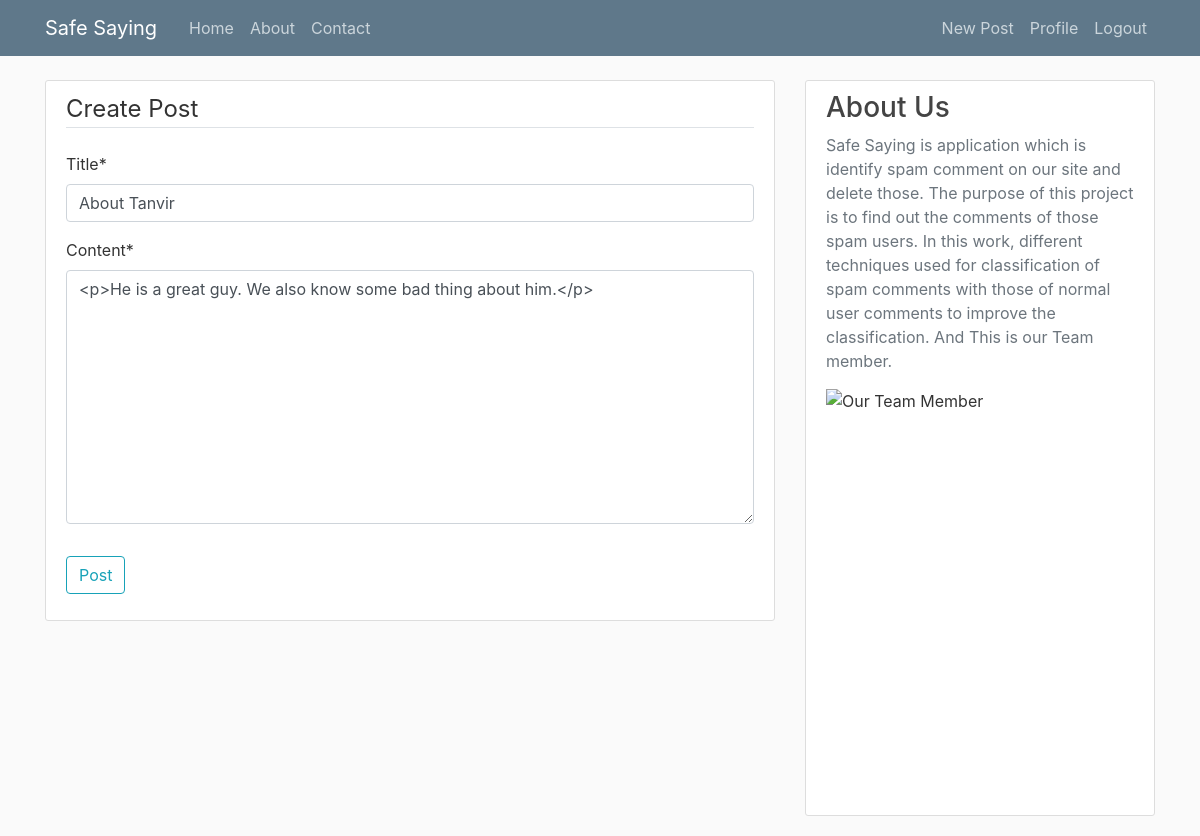
The page /post/28/update/ (signed in) on the database its author committed.
### blog/models.py (models this page shows, shortened)
class Post(models.Model):
    author = models.ForeignKey(
        settings.AUTH_USER_MODEL, on_delete=models.CASCADE)
    title = models.CharField(max_length=100)
    content = models.TextField()
    liked = models.ManyToManyField(
        settings.AUTH_USER_MODEL, blank=True, related_name='liked')
    date_posted = models.DateTimeField(default=timezone.now)
    objects = PostManager()
    class Meta:
        ordering = ('-date_posted', )

### blog/views.py (the view, shortened to what this page needs)
# urls.py: path('post/<int:pk>/update/', PostUpdateView.as_view(), name='post_update'),
class PostUpdateView(LoginRequiredMixin, UserPassesTestMixin, UpdateView):
    model = Post
    fields = ['title', 'content']
    def test_func(self):
        post = self.get_object()
        if self.request.user == post.author:
            return True
        return False

### blog/templates/blog/post_form.html (shortened to what this page needs)
{% extends "blog/base.html" %}
{% load crispy_forms_tags %}
{% block content %}
<div class="content-section">
    <form method="POST">
        <fieldset class="form-group">
            <legend class="border-bottom mb-4">Create Post</legend>
            {{ form|crispy }}
        </fieldset>
        <div class="form-group">
            <button class="btn btn-outline-info" type="submit">Post</button>
        </div>
    </form>
</div>
{% endblock content %}

### web/static/css/main.css (style rules this page uses)
body { background: #fafafa; color: #333333; margin-top: 5rem; }
.content-section { background: #ffffff; padding: 10px 20px; border: 1px solid #dddddd; border-radius: 3px; margin-bottom: 20px; }

### rows shown on the page
Post: title "About Tanvir", content "<p>He is a great guy. We also know some bad thing about him.</p>"
